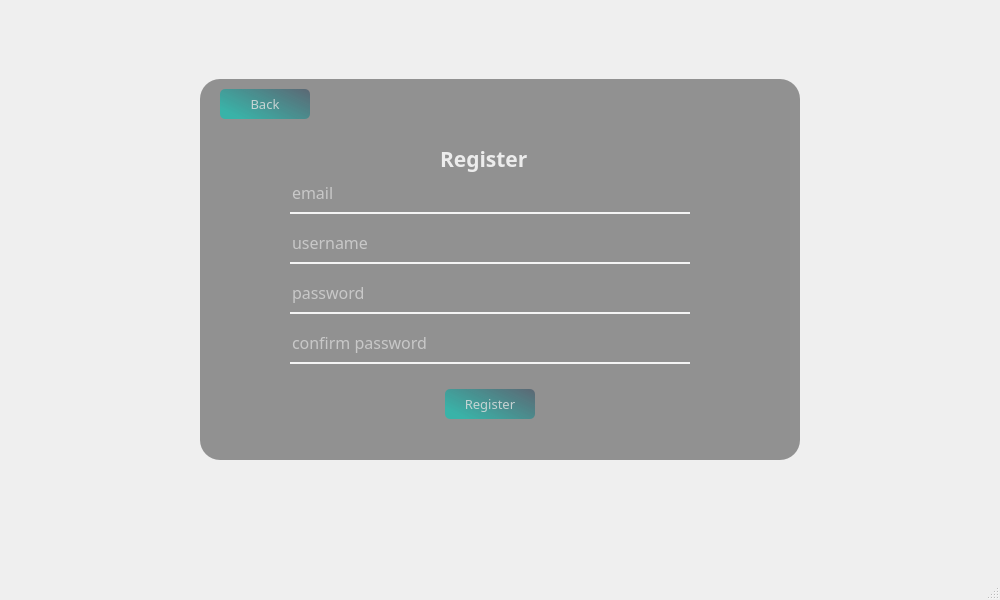
<?xml version="1.0" encoding="UTF-8"?>
<ui version="4.0">
 <class>MainWindow</class>
 <widget class="QMainWindow" name="MainWindow">
  <property name="geometry">
   <rect>
    <x>0</x>
    <y>0</y>
    <width>1000</width>
    <height>600</height>
   </rect>
  </property>
  <property name="windowTitle">
   <string>MainWindow</string>
  </property>
  <widget class="QWidget" name="centralwidget">
   <widget class="QWidget" name="widget" native="true">
    <property name="geometry">
     <rect>
      <x>0</x>
      <y>-1</y>
      <width>1000</width>
      <height>601</height>
     </rect>
    </property>
    <widget class="QLabel" name="label">
     <property name="geometry">
      <rect>
       <x>5</x>
       <y>5</y>
       <width>990</width>
       <height>545</height>
      </rect>
     </property>
     <property name="styleSheet">
      <string notr="true">border-image: url(:/newPrefix/gideon_colors.jpg);
border-radius: 20px;</string>
     </property>
     <property name="text">
      <string/>
     </property>
    </widget>
    <widget class="QLabel" name="label_2">
     <property name="geometry">
      <rect>
       <x>200</x>
       <y>80</y>
       <width>600</width>
       <height>381</height>
      </rect>
     </property>
     <property name="styleSheet">
      <string notr="true">background-color:rgba(0, 0, 0, 100);
border-radius:20px;</string>
     </property>
     <property name="text">
      <string/>
     </property>
    </widget>
    <widget class="QLabel" name="label_3">
     <property name="geometry">
      <rect>
       <x>440</x>
       <y>130</y>
       <width>131</width>
       <height>60</height>
      </rect>
     </property>
     <property name="palette">
      <palette>
       <active>
        <colorrole role="WindowText">
         <brush brushstyle="SolidPattern">
          <color alpha="210">
           <red>255</red>
           <green>255</green>
           <blue>255</blue>
          </color>
         </brush>
        </colorrole>
        <colorrole role="Text">
         <brush brushstyle="SolidPattern">
          <color alpha="210">
           <red>255</red>
           <green>255</green>
           <blue>255</blue>
          </color>
         </brush>
        </colorrole>
        <colorrole role="ButtonText">
         <brush brushstyle="SolidPattern">
          <color alpha="210">
           <red>255</red>
           <green>255</green>
           <blue>255</blue>
          </color>
         </brush>
        </colorrole>
       </active>
       <inactive>
        <colorrole role="WindowText">
         <brush brushstyle="SolidPattern">
          <color alpha="210">
           <red>255</red>
           <green>255</green>
           <blue>255</blue>
          </color>
         </brush>
        </colorrole>
        <colorrole role="Text">
         <brush brushstyle="SolidPattern">
          <color alpha="210">
           <red>255</red>
           <green>255</green>
           <blue>255</blue>
          </color>
         </brush>
        </colorrole>
        <colorrole role="ButtonText">
         <brush brushstyle="SolidPattern">
          <color alpha="210">
           <red>255</red>
           <green>255</green>
           <blue>255</blue>
          </color>
         </brush>
        </colorrole>
       </inactive>
       <disabled>
        <colorrole role="WindowText">
         <brush brushstyle="SolidPattern">
          <color alpha="210">
           <red>255</red>
           <green>255</green>
           <blue>255</blue>
          </color>
         </brush>
        </colorrole>
        <colorrole role="Text">
         <brush brushstyle="SolidPattern">
          <color alpha="210">
           <red>255</red>
           <green>255</green>
           <blue>255</blue>
          </color>
         </brush>
        </colorrole>
        <colorrole role="ButtonText">
         <brush brushstyle="SolidPattern">
          <color alpha="210">
           <red>255</red>
           <green>255</green>
           <blue>255</blue>
          </color>
         </brush>
        </colorrole>
       </disabled>
      </palette>
     </property>
     <property name="font">
      <font>
       <family>Lucida Sans</family>
       <pointsize>16</pointsize>
       <weight>75</weight>
       <bold>true</bold>
      </font>
     </property>
     <property name="styleSheet">
      <string notr="true">color:rgba(255, 255, 255, 210)</string>
     </property>
     <property name="text">
      <string>Register</string>
     </property>
    </widget>
    <widget class="QLineEdit" name="email">
     <property name="geometry">
      <rect>
       <x>290</x>
       <y>180</y>
       <width>400</width>
       <height>35</height>
      </rect>
     </property>
     <property name="palette">
      <palette>
       <active>
        <colorrole role="WindowText">
         <brush brushstyle="SolidPattern">
          <color alpha="255">
           <red>255</red>
           <green>255</green>
           <blue>255</blue>
          </color>
         </brush>
        </colorrole>
        <colorrole role="Button">
         <brush brushstyle="SolidPattern">
          <color alpha="0">
           <red>0</red>
           <green>0</green>
           <blue>0</blue>
          </color>
         </brush>
        </colorrole>
        <colorrole role="Text">
         <brush brushstyle="SolidPattern">
          <color alpha="255">
           <red>255</red>
           <green>255</green>
           <blue>255</blue>
          </color>
         </brush>
        </colorrole>
        <colorrole role="Base">
         <brush brushstyle="SolidPattern">
          <color alpha="0">
           <red>0</red>
           <green>0</green>
           <blue>0</blue>
          </color>
         </brush>
        </colorrole>
        <colorrole role="Window">
         <brush brushstyle="SolidPattern">
          <color alpha="0">
           <red>0</red>
           <green>0</green>
           <blue>0</blue>
          </color>
         </brush>
        </colorrole>
       </active>
       <inactive>
        <colorrole role="WindowText">
         <brush brushstyle="SolidPattern">
          <color alpha="255">
           <red>255</red>
           <green>255</green>
           <blue>255</blue>
          </color>
         </brush>
        </colorrole>
        <colorrole role="Button">
         <brush brushstyle="SolidPattern">
          <color alpha="0">
           <red>0</red>
           <green>0</green>
           <blue>0</blue>
          </color>
         </brush>
        </colorrole>
        <colorrole role="Text">
         <brush brushstyle="SolidPattern">
          <color alpha="255">
           <red>255</red>
           <green>255</green>
           <blue>255</blue>
          </color>
         </brush>
        </colorrole>
        <colorrole role="Base">
         <brush brushstyle="SolidPattern">
          <color alpha="0">
           <red>0</red>
           <green>0</green>
           <blue>0</blue>
          </color>
         </brush>
        </colorrole>
        <colorrole role="Window">
         <brush brushstyle="SolidPattern">
          <color alpha="0">
           <red>0</red>
           <green>0</green>
           <blue>0</blue>
          </color>
         </brush>
        </colorrole>
       </inactive>
       <disabled>
        <colorrole role="WindowText">
         <brush brushstyle="SolidPattern">
          <color alpha="255">
           <red>120</red>
           <green>120</green>
           <blue>120</blue>
          </color>
         </brush>
        </colorrole>
        <colorrole role="Button">
         <brush brushstyle="SolidPattern">
          <color alpha="0">
           <red>0</red>
           <green>0</green>
           <blue>0</blue>
          </color>
         </brush>
        </colorrole>
        <colorrole role="Text">
         <brush brushstyle="SolidPattern">
          <color alpha="255">
           <red>120</red>
           <green>120</green>
           <blue>120</blue>
          </color>
         </brush>
        </colorrole>
        <colorrole role="Base">
         <brush brushstyle="SolidPattern">
          <color alpha="0">
           <red>0</red>
           <green>0</green>
           <blue>0</blue>
          </color>
         </brush>
        </colorrole>
        <colorrole role="Window">
         <brush brushstyle="SolidPattern">
          <color alpha="0">
           <red>0</red>
           <green>0</green>
           <blue>0</blue>
          </color>
         </brush>
        </colorrole>
       </disabled>
      </palette>
     </property>
     <property name="font">
      <font>
       <family>Lucida Sans</family>
       <pointsize>12</pointsize>
      </font>
     </property>
     <property name="styleSheet">
      <string notr="true">background-color:rgba(0, 0, 0, 0);
border:none;
border-bottom:2px solid rgba(255, 255, 255, 230);
padding-bottom:7px;</string>
     </property>
     <property name="text">
      <string/>
     </property>
     <property name="placeholderText">
      <string>email</string>
     </property>
    </widget>
    <widget class="QLineEdit" name="username">
     <property name="geometry">
      <rect>
       <x>290</x>
       <y>230</y>
       <width>400</width>
       <height>35</height>
      </rect>
     </property>
     <property name="palette">
      <palette>
       <active>
        <colorrole role="WindowText">
         <brush brushstyle="SolidPattern">
          <color alpha="255">
           <red>255</red>
           <green>255</green>
           <blue>255</blue>
          </color>
         </brush>
        </colorrole>
        <colorrole role="Button">
         <brush brushstyle="SolidPattern">
          <color alpha="0">
           <red>0</red>
           <green>0</green>
           <blue>0</blue>
          </color>
         </brush>
        </colorrole>
        <colorrole role="Text">
         <brush brushstyle="SolidPattern">
          <color alpha="255">
           <red>255</red>
           <green>255</green>
           <blue>255</blue>
          </color>
         </brush>
        </colorrole>
        <colorrole role="Base">
         <brush brushstyle="SolidPattern">
          <color alpha="0">
           <red>0</red>
           <green>0</green>
           <blue>0</blue>
          </color>
         </brush>
        </colorrole>
        <colorrole role="Window">
         <brush brushstyle="SolidPattern">
          <color alpha="0">
           <red>0</red>
           <green>0</green>
           <blue>0</blue>
          </color>
         </brush>
        </colorrole>
       </active>
       <inactive>
        <colorrole role="WindowText">
         <brush brushstyle="SolidPattern">
          <color alpha="255">
           <red>255</red>
           <green>255</green>
           <blue>255</blue>
          </color>
         </brush>
        </colorrole>
        <colorrole role="Button">
         <brush brushstyle="SolidPattern">
          <color alpha="0">
           <red>0</red>
           <green>0</green>
           <blue>0</blue>
          </color>
         </brush>
        </colorrole>
        <colorrole role="Text">
         <brush brushstyle="SolidPattern">
          <color alpha="255">
           <red>255</red>
           <green>255</green>
           <blue>255</blue>
          </color>
         </brush>
        </colorrole>
        <colorrole role="Base">
         <brush brushstyle="SolidPattern">
          <color alpha="0">
           <red>0</red>
           <green>0</green>
           <blue>0</blue>
          </color>
         </brush>
        </colorrole>
        <colorrole role="Window">
         <brush brushstyle="SolidPattern">
          <color alpha="0">
           <red>0</red>
           <green>0</green>
           <blue>0</blue>
          </color>
         </brush>
        </colorrole>
       </inactive>
       <disabled>
        <colorrole role="WindowText">
         <brush brushstyle="SolidPattern">
          <color alpha="255">
           <red>120</red>
           <green>120</green>
           <blue>120</blue>
          </color>
         </brush>
        </colorrole>
        <colorrole role="Button">
         <brush brushstyle="SolidPattern">
          <color alpha="0">
           <red>0</red>
           <green>0</green>
           <blue>0</blue>
          </color>
         </brush>
        </colorrole>
        <colorrole role="Text">
         <brush brushstyle="SolidPattern">
          <color alpha="255">
           <red>120</red>
           <green>120</green>
           <blue>120</blue>
          </color>
         </brush>
        </colorrole>
        <colorrole role="Base">
         <brush brushstyle="SolidPattern">
          <color alpha="0">
           <red>0</red>
           <green>0</green>
           <blue>0</blue>
          </color>
         </brush>
        </colorrole>
        <colorrole role="Window">
         <brush brushstyle="SolidPattern">
          <color alpha="0">
           <red>0</red>
           <green>0</green>
           <blue>0</blue>
          </color>
         </brush>
        </colorrole>
       </disabled>
      </palette>
     </property>
     <property name="font">
      <font>
       <family>Lucida Sans</family>
       <pointsize>12</pointsize>
      </font>
     </property>
     <property name="styleSheet">
      <string notr="true">background-color:rgba(0, 0, 0, 0);
border:none;
border-bottom:2px solid rgba(255, 255, 255, 230);
padding-bottom:7px;</string>
     </property>
     <property name="text">
      <string/>
     </property>
     <property name="placeholderText">
      <string>username</string>
     </property>
    </widget>
    <widget class="QPushButton" name="user_register">
     <property name="geometry">
      <rect>
       <x>445</x>
       <y>390</y>
       <width>90</width>
       <height>30</height>
      </rect>
     </property>
     <property name="font">
      <font>
       <family>Lucida Sans</family>
       <pointsize>10</pointsize>
      </font>
     </property>
     <property name="styleSheet">
      <string notr="true">QPushButton#user_register{
	background-color: qlineargradient(spread:pad, x1:0, y1:0.659, x2:1, y2:0, stop:0 rgba(57,179,168,255), stop:1 rgba(85, 98, 112, 226));
	color:rgba(225, 225, 225, 210);
	border-radius:5px; 
}
QPushButton#user_register:hover{
	background-color: qlineargradient(spread:pad, x1:0, y1:0.659, x2:1, y2:0, stop:0 rgba(125, 174, 170, 1), stop:1 rgba(85, 98, 112, 226));
}
QPushButton#user_register:pressed{
	padding-left:5px;
	padding-top:5px;
	background-color:rgba(105, 118, 132, 200);
}

QPushButton#pushButton_2{
	background-color: qlineargradient(spread:pad, x1:0, y1:0.659, x2:1, y2:0, stop:0 rgba(57,179,168,255), stop:1 rgba(85, 98, 112, 226));
	color:rgba(225, 225, 225, 210);
	border-radius:5px; 
}
QPushButton#pushButton_2:hover{
	background-color: qlineargradient(spread:pad, x1:0, y1:0.659, x2:1, y2:0, stop:0 rgba(125, 174, 170, 1), stop:1 rgba(85, 98, 112, 226));
}
QPushButton#pushButton_2:pressed{
	padding-left:5px;
	padding-top:5px;
	background-color:rgba(105, 118, 132, 200);
}

</string>
     </property>
     <property name="text">
      <string>Register</string>
     </property>
    </widget>
    <widget class="QLineEdit" name="password">
     <property name="geometry">
      <rect>
       <x>290</x>
       <y>280</y>
       <width>400</width>
       <height>35</height>
      </rect>
     </property>
     <property name="palette">
      <palette>
       <active>
        <colorrole role="WindowText">
         <brush brushstyle="SolidPattern">
          <color alpha="255">
           <red>255</red>
           <green>255</green>
           <blue>255</blue>
          </color>
         </brush>
        </colorrole>
        <colorrole role="Button">
         <brush brushstyle="SolidPattern">
          <color alpha="0">
           <red>0</red>
           <green>0</green>
           <blue>0</blue>
          </color>
         </brush>
        </colorrole>
        <colorrole role="Text">
         <brush brushstyle="SolidPattern">
          <color alpha="255">
           <red>255</red>
           <green>255</green>
           <blue>255</blue>
          </color>
         </brush>
        </colorrole>
        <colorrole role="Base">
         <brush brushstyle="SolidPattern">
          <color alpha="0">
           <red>0</red>
           <green>0</green>
           <blue>0</blue>
          </color>
         </brush>
        </colorrole>
        <colorrole role="Window">
         <brush brushstyle="SolidPattern">
          <color alpha="0">
           <red>0</red>
           <green>0</green>
           <blue>0</blue>
          </color>
         </brush>
        </colorrole>
       </active>
       <inactive>
        <colorrole role="WindowText">
         <brush brushstyle="SolidPattern">
          <color alpha="255">
           <red>255</red>
           <green>255</green>
           <blue>255</blue>
          </color>
         </brush>
        </colorrole>
        <colorrole role="Button">
         <brush brushstyle="SolidPattern">
          <color alpha="0">
           <red>0</red>
           <green>0</green>
           <blue>0</blue>
          </color>
         </brush>
        </colorrole>
        <colorrole role="Text">
         <brush brushstyle="SolidPattern">
          <color alpha="255">
           <red>255</red>
           <green>255</green>
           <blue>255</blue>
          </color>
         </brush>
        </colorrole>
        <colorrole role="Base">
         <brush brushstyle="SolidPattern">
          <color alpha="0">
           <red>0</red>
           <green>0</green>
           <blue>0</blue>
          </color>
         </brush>
        </colorrole>
        <colorrole role="Window">
         <brush brushstyle="SolidPattern">
          <color alpha="0">
           <red>0</red>
           <green>0</green>
           <blue>0</blue>
          </color>
         </brush>
        </colorrole>
       </inactive>
       <disabled>
        <colorrole role="WindowText">
         <brush brushstyle="SolidPattern">
          <color alpha="255">
           <red>120</red>
           <green>120</green>
           <blue>120</blue>
          </color>
         </brush>
        </colorrole>
        <colorrole role="Button">
         <brush brushstyle="SolidPattern">
          <color alpha="0">
           <red>0</red>
           <green>0</green>
           <blue>0</blue>
          </color>
         </brush>
        </colorrole>
        <colorrole role="Text">
         <brush brushstyle="SolidPattern">
          <color alpha="255">
           <red>120</red>
           <green>120</green>
           <blue>120</blue>
          </color>
         </brush>
        </colorrole>
        <colorrole role="Base">
         <brush brushstyle="SolidPattern">
          <color alpha="0">
           <red>0</red>
           <green>0</green>
           <blue>0</blue>
          </color>
         </brush>
        </colorrole>
        <colorrole role="Window">
         <brush brushstyle="SolidPattern">
          <color alpha="0">
           <red>0</red>
           <green>0</green>
           <blue>0</blue>
          </color>
         </brush>
        </colorrole>
       </disabled>
      </palette>
     </property>
     <property name="font">
      <font>
       <family>Lucida Sans</family>
       <pointsize>12</pointsize>
      </font>
     </property>
     <property name="styleSheet">
      <string notr="true">background-color:rgba(0, 0, 0, 0);
border:none;
border-bottom:2px solid rgba(255, 255, 255, 230);
padding-bottom:7px;</string>
     </property>
     <property name="text">
      <string/>
     </property>
     <property name="placeholderText">
      <string>password</string>
     </property>
    </widget>
    <widget class="QLineEdit" name="confirm_password">
     <property name="geometry">
      <rect>
       <x>290</x>
       <y>330</y>
       <width>400</width>
       <height>35</height>
      </rect>
     </property>
     <property name="palette">
      <palette>
       <active>
        <colorrole role="WindowText">
         <brush brushstyle="SolidPattern">
          <color alpha="255">
           <red>255</red>
           <green>255</green>
           <blue>255</blue>
          </color>
         </brush>
        </colorrole>
        <colorrole role="Button">
         <brush brushstyle="SolidPattern">
          <color alpha="0">
           <red>0</red>
           <green>0</green>
           <blue>0</blue>
          </color>
         </brush>
        </colorrole>
        <colorrole role="Text">
         <brush brushstyle="SolidPattern">
          <color alpha="255">
           <red>255</red>
           <green>255</green>
           <blue>255</blue>
          </color>
         </brush>
        </colorrole>
        <colorrole role="Base">
         <brush brushstyle="SolidPattern">
          <color alpha="0">
           <red>0</red>
           <green>0</green>
           <blue>0</blue>
          </color>
         </brush>
        </colorrole>
        <colorrole role="Window">
         <brush brushstyle="SolidPattern">
          <color alpha="0">
           <red>0</red>
           <green>0</green>
           <blue>0</blue>
          </color>
         </brush>
        </colorrole>
       </active>
       <inactive>
        <colorrole role="WindowText">
         <brush brushstyle="SolidPattern">
          <color alpha="255">
           <red>255</red>
           <green>255</green>
           <blue>255</blue>
          </color>
         </brush>
        </colorrole>
        <colorrole role="Button">
         <brush brushstyle="SolidPattern">
          <color alpha="0">
           <red>0</red>
           <green>0</green>
           <blue>0</blue>
          </color>
         </brush>
        </colorrole>
        <colorrole role="Text">
         <brush brushstyle="SolidPattern">
          <color alpha="255">
           <red>255</red>
           <green>255</green>
           <blue>255</blue>
          </color>
         </brush>
        </colorrole>
        <colorrole role="Base">
         <brush brushstyle="SolidPattern">
          <color alpha="0">
           <red>0</red>
           <green>0</green>
           <blue>0</blue>
          </color>
         </brush>
        </colorrole>
        <colorrole role="Window">
         <brush brushstyle="SolidPattern">
          <color alpha="0">
           <red>0</red>
           <green>0</green>
           <blue>0</blue>
          </color>
         </brush>
        </colorrole>
       </inactive>
       <disabled>
        <colorrole role="WindowText">
         <brush brushstyle="SolidPattern">
          <color alpha="255">
           <red>120</red>
           <green>120</green>
           <blue>120</blue>
          </color>
         </brush>
        </colorrole>
        <colorrole role="Button">
         <brush brushstyle="SolidPattern">
          <color alpha="0">
           <red>0</red>
           <green>0</green>
           <blue>0</blue>
          </color>
         </brush>
        </colorrole>
        <colorrole role="Text">
         <brush brushstyle="SolidPattern">
          <color alpha="255">
           <red>120</red>
           <green>120</green>
           <blue>120</blue>
          </color>
         </brush>
        </colorrole>
        <colorrole role="Base">
         <brush brushstyle="SolidPattern">
          <color alpha="0">
           <red>0</red>
           <green>0</green>
           <blue>0</blue>
          </color>
         </brush>
        </colorrole>
        <colorrole role="Window">
         <brush brushstyle="SolidPattern">
          <color alpha="0">
           <red>0</red>
           <green>0</green>
           <blue>0</blue>
          </color>
         </brush>
        </colorrole>
       </disabled>
      </palette>
     </property>
     <property name="font">
      <font>
       <family>Lucida Sans</family>
       <pointsize>12</pointsize>
      </font>
     </property>
     <property name="styleSheet">
      <string notr="true">background-color:rgba(0, 0, 0, 0);
border:none;
border-bottom:2px solid rgba(255, 255, 255, 230);
padding-bottom:7px;</string>
     </property>
     <property name="text">
      <string/>
     </property>
     <property name="placeholderText">
      <string>confirm password</string>
     </property>
    </widget>
    <widget class="QPushButton" name="back">
     <property name="geometry">
      <rect>
       <x>220</x>
       <y>90</y>
       <width>90</width>
       <height>30</height>
      </rect>
     </property>
     <property name="font">
      <font>
       <family>Lucida Sans</family>
       <pointsize>10</pointsize>
      </font>
     </property>
     <property name="styleSheet">
      <string notr="true">QPushButton#pushButton{
	background-color: qlineargradient(spread:pad, x1:0, y1:0.659, x2:1, y2:0, stop:0 rgba(57,179,168,255), stop:1 rgba(85, 98, 112, 226));
	color:rgba(225, 225, 225, 210);
	border-radius:5px; 
}
QPushButton#pushButton:hover{
	background-color: qlineargradient(spread:pad, x1:0, y1:0.659, x2:1, y2:0, stop:0 rgba(125, 174, 170, 1), stop:1 rgba(85, 98, 112, 226));
}
QPushButton#pushButton:pressed{
	padding-left:5px;
	padding-top:5px;
	background-color:rgba(105, 118, 132, 200);
}

QPushButton#pushButton_2{
	background-color: qlineargradient(spread:pad, x1:0, y1:0.659, x2:1, y2:0, stop:0 rgba(57,179,168,255), stop:1 rgba(85, 98, 112, 226));
	color:rgba(225, 225, 225, 210);
	border-radius:5px; 
}
QPushButton#pushButton_2:hover{
	background-color: qlineargradient(spread:pad, x1:0, y1:0.659, x2:1, y2:0, stop:0 rgba(125, 174, 170, 1), stop:1 rgba(85, 98, 112, 226));
}
QPushButton#pushButton_2:pressed{
	padding-left:5px;
	padding-top:5px;
	background-color:rgba(105, 118, 132, 200);
}
QPushButton#back{
	background-color: qlineargradient(spread:pad, x1:0, y1:0.659, x2:1, y2:0, stop:0 rgba(57,179,168,255), stop:1 rgba(85, 98, 112, 226));
	color:rgba(225, 225, 225, 210);
	border-radius:5px; 
}
QPushButton#back:hover{
	background-color: qlineargradient(spread:pad, x1:0, y1:0.659, x2:1, y2:0, stop:0 rgba(125, 174, 170, 1), stop:1 rgba(85, 98, 112, 226));
}
QPushButton#back:pressed{
	padding-left:5px;
	padding-top:5px;
	background-color:rgba(105, 118, 132, 200);
}


</string>
     </property>
     <property name="text">
      <string>Back</string>
     </property>
    </widget>
   </widget>
  </widget>
  <widget class="QMenuBar" name="menubar">
   <property name="geometry">
    <rect>
     <x>0</x>
     <y>0</y>
     <width>1000</width>
     <height>26</height>
    </rect>
   </property>
  </widget>
  <widget class="QStatusBar" name="statusbar"/>
 </widget>
 <resources>
  <include location="../gideon_colors/background.qrc"/>
 </resources>
 <connections/>
</ui>
